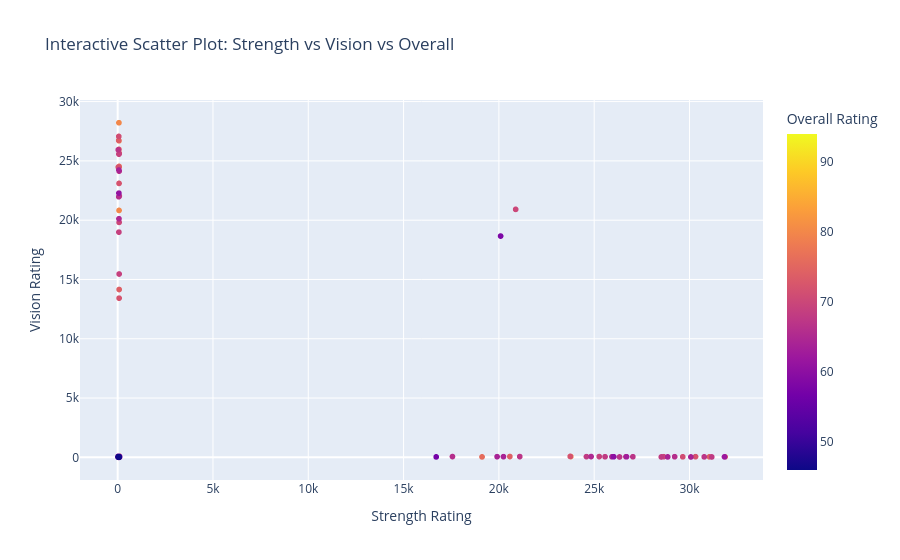

Here is the notebook cell this chart was saved with:
### Markdown cell above
### Exercise 5

Embracing modern tools, we want to utilise Plotly to create an interactive visualisation. This dynamic plot will empower us to explore the intricate relationships between our categories. We also want to include hover information to add an extra layer of insight for more informed decision-making.

Implement an interactive visualisation using Plotly to allow users to explore the relationship between `Strength`, `Vision`, and the `Overall` rating using the **hover information** feature to allow the user to have an interactive view of the data.

Arrange the plot as follows:

* Place `Strength` on the x-axis.
* Place `Vision` on the y-axis.
* Colour-code the points to represent the `Overall` rating.
* Include a hover that has the name of the player as well as the  `Strength`, `Vision`, and `Overall` ratings for each player.

### Code cell
import plotly.express as px

# Create an interactive scatter plot
fig = px.scatter(
    soccer_df,
    x='Strength',           # x-axis
    y='Vision',             # y-axis
    color='Overall',        # color by Overall rating
    hover_data={
        'Name': True,       # show player name
        'Strength': True,
        'Vision': True,
        'Overall': True
    },
    title='Interactive Scatter Plot: Strength vs Vision vs Overall',
    labels={'Strength': 'Strength Rating', 'Vision': 'Vision Rating', 'Overall': 'Overall Rating'},
    size_max=15
)

# Show the interactive plot
fig.show()

### Figure 1 — Plotly figure (JSON) as saved in the notebook; plotly's stock layout.template omitted (floating-point values rounded to 4 significant figures; data arrays with more than 128 entries replaced by an {"elided": "..."} marker saying what was removed)
{"data": [{"customdata": {"elided": "17981x2 mixed values"}, "hovertemplate": "Strength Rating=%{x}<br>Vision Rating=%{y}<br>Name=%{customdata[0]}<br>Overall Rating=%{marker.color}<extra></extra>", "legendgroup": "", "marker": {"color": {"elided": "17981 float values"}, "coloraxis": "coloraxis", "symbol": "circle"}, "mode": "markers", "name": "", "showlegend": false, "type": "scattergl", "x": {"elided": "17981 float values"}, "xaxis": "x", "y": {"elided": "17981 float values"}, "yaxis": "y"}], "layout": {"coloraxis": {"colorbar": {"title": {"text": "Overall Rating"}}, "colorscale": [[0, "#0d0887"], [0.1111, "#46039f"], [0.2222, "#7201a8"], [0.3333, "#9c179e"], [0.4444, "#bd3786"], [0.5556, "#d8576b"], [0.6667, "#ed7953"], [0.7778, "#fb9f3a"], [0.8889, "#fdca26"], [1, "#f0f921"]]}, "legend": {"tracegroupgap": 0}, "title": {"text": "Interactive Scatter Plot: Strength vs Vision vs Overall"}, "xaxis": {"anchor": "y", "domain": [0, 1], "title": {"text": "Strength Rating"}}, "yaxis": {"anchor": "x", "domain": [0, 1], "title": {"text": "Vision Rating"}}}}
